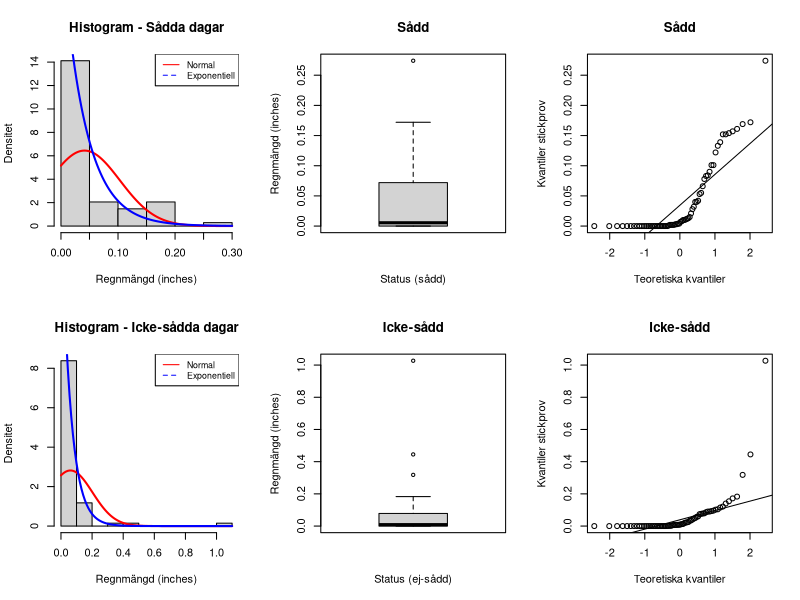

Generate this figure with R:
## ---- chunk 1
arizona <- read.csv("arizona.csv", header = FALSE) # läs csv filen

# skapa variabler
year <- arizona$V1 
seed <- arizona$V2
nonseed <- arizona$V3
## ---- chunk 2
seed_mean <- mean(seed)
seed_sd <- sd(seed)
nonseed_mean <- mean(nonseed)
nonseed_sd <- sd(nonseed)
## ---- chunk 3
old_par <- par(mfrow = c(2,3))

# sådda
hist(seed, prob = TRUE, main = "Histogram - Sådda dagar", 
     xlab = "Regnmängd (inches)", ylab = "Densitet")
curve(dnorm(x, mean = seed_mean, sd = seed_sd), 
      col = "red", lwd = 2, add = TRUE) # normalfördelning
curve(dexp(x, rate = 1 / seed_mean), 
      col = "blue", lwd = 2, add = TRUE,) # exponentiell fördelning
legend("topright", legend = c("Normal", "Exponentiell"),
       col = c("red", "blue"), lty = c(1, 2), cex = 0.8)


boxplot(seed, main = "Sådd", xlab = "Status (sådd)", ylab ="Regnmängd (inches)")


qqnorm(seed, main = "Sådd", xlab = "Teoretiska kvantiler", ylab ="Kvantiler stickprov")
qqline(seed, col = "black")


# icke sådda
hist(nonseed, prob = TRUE, main = "Histogram - Icke-sådda dagar", 
     xlab = "Regnmängd (inches)", ylab = "Densitet")
curve(dnorm(x, mean = nonseed_mean, sd = nonseed_sd), 
      col = "red", lwd = 2, add = TRUE) # normalfördelning
curve(dexp(x, rate = 1 / nonseed_mean), 
      col = "blue", lwd = 2, add = TRUE) # exponentiell fördelning
legend("topright", legend = c("Normal", "Exponentiell"),
       col = c("red", "blue"), lty = c(1, 2), cex = 0.8)


boxplot(nonseed, main = "Icke-sådd", xlab = "Status (ej-sådd)", ylab ="Regnmängd (inches)")


qqnorm(nonseed, main = "Icke-sådd", xlab = "Teoretiska kvantiler", ylab ="Kvantiler stickprov")
qqline(nonseed, col = "black")

par(old_par)
## ---- chunk 4
wilcox_test <- wilcox.test(seed, nonseed, alternative = "two.sided", paired = TRUE, conf.level = 0.95)
print(wilcox_test)
